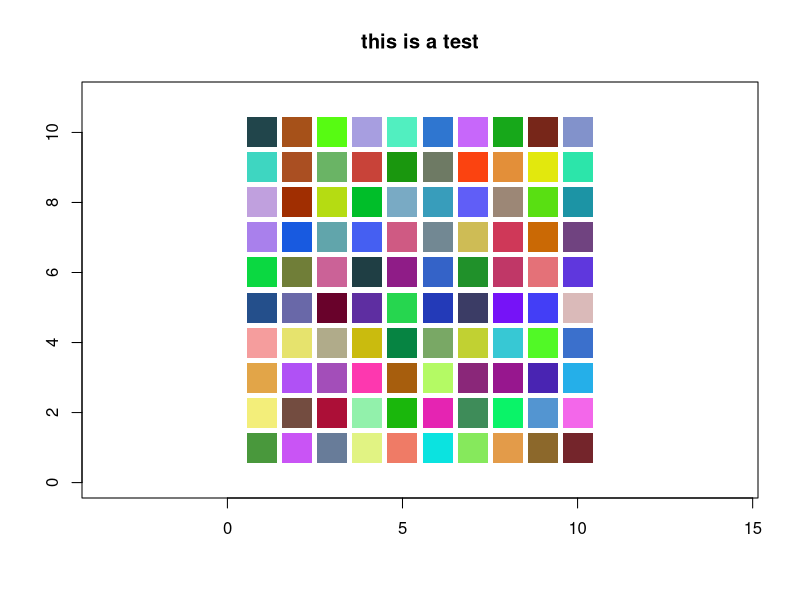

This chart was generated by the following R code:
# set seed
set.seed(123)

# generate initial grid of nodes and assign rgb values
red_matrix   <- matrix(runif(100, 0, 255), nrow = 10)
green_matrix <- matrix(runif(100, 0, 255), nrow = 10)
blue_matrix  <- matrix(runif(100, 0, 255), nrow = 10)

# generate color names for initial grid
initial_color_matrix <- matrix(
  rgb(red_matrix, green_matrix, blue_matrix, maxColorValue = 255),
  nrow = 10
)

plot(x = 0:11, y = 0:11, type = "n", asp = 1,
     xlab = "", ylab = "", main = "this is a test")
for (x in 1:10) {
  for (y in 1:10) {
    points(x, y, pch = 15, cex = 4, col = initial_color_matrix[x, y])
  }
}
